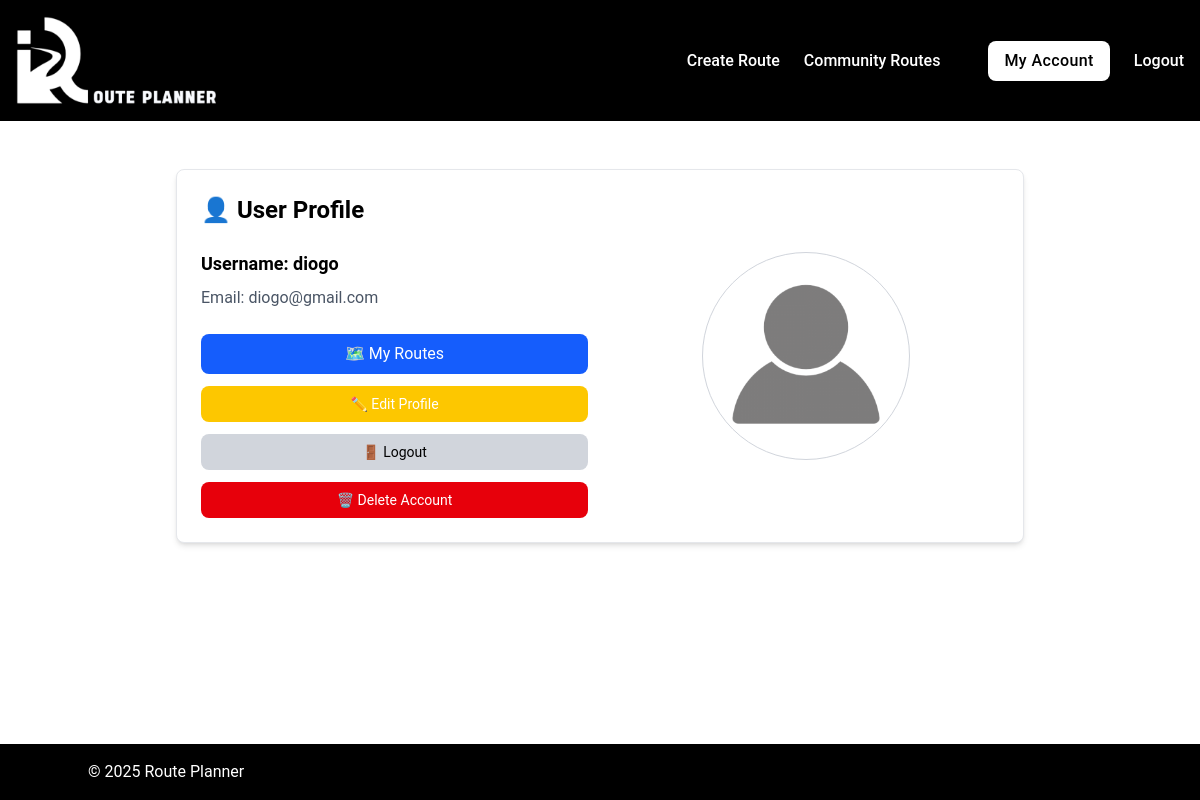
The page /profile (signed in) on the database as committed earlier.
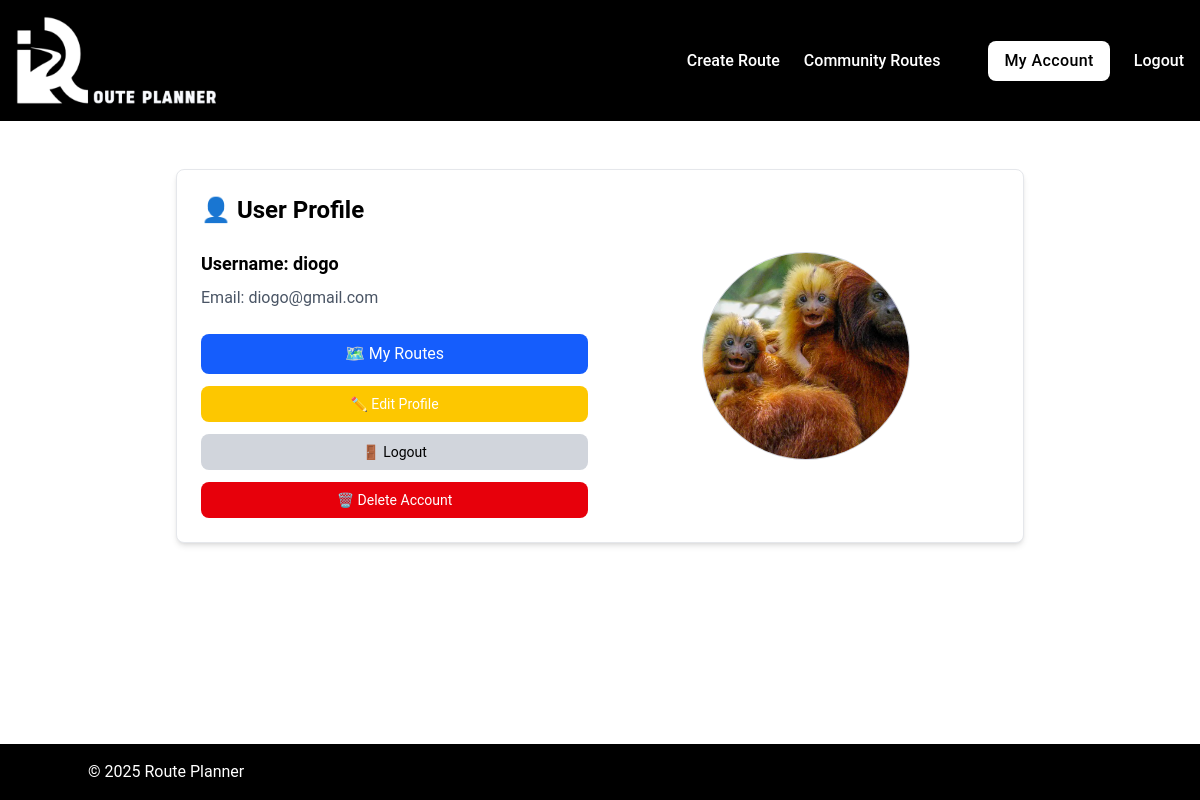
The same page on the database as committed later.
### tables this page shows
CREATE TABLE users (
id INTEGER PRIMARY KEY,
username TEXT NOT NULL UNIQUE,
email TEXT NOT NULL UNIQUE,
password TEXT NOT NULL
, profile_picture TEXT DEFAULT NULL);

### app.py (the view)
@app.route("/profile")
@login_required
def profile():
    user = query_db(
        "SELECT username, email, profile_picture FROM users WHERE id = ?",
        (session["user_id"],)
    )
    if not user:
        flash("User not found.", "error")
        return redirect(url_for("index"))
    return render_template("profile/profile.html", user = user)

### helpers.py (called while the page is built)
def get_db():
    db = getattr(g, "_database", None)
    if db is None:
        db = g._database = sqlite3.connect(DATABASE)
        db.row_factory = sqlite3.Row # Allows accessing columns by name
    return db

def close_connection(exception):
    db = getattr(g, "_database", None)
    if db is not None:
        db.close()

def query_db(query, args = (), commit = False):
    connection = get_db()
    current = connection.cursor()
    current.execute(query, args)
    if commit:
        connection.commit()
    else:
        return current.fetchall()

def login_required(f):
    @wraps(f)
    def decorated_function(*args, **kwargs):
        if "user_id" not in session:
            flash("Please log in to access this page.", "error")
            return redirect("/login")
        return f(*args, **kwargs)
    return decorated_function

### templates/profile/profile.html (shortened to what this page needs)
{% extends "base.html" %}
{% block main %}
  <div class="my-[2%] p-6 max-w-4xl mx-auto">
    <div
      class="
        grid
        grid-cols-1
        md:grid-cols-2
        gap-6
        bg-white
        p-6
        rounded-lg
        shadow-md
        border
        border-gray-200
        "
        >
      <div class="flex flex-col justify-center">
        <h2
          class="
          text-2xl
          text-center
          md:text-left
          font-bold
          mb-6
          text-center
          "
          >
          👤 User Profile
        </h2>
        <p
          class="
            text-lg
            text-center
            md:text-left
            font-semibold
            mb-2
            "
            >
            Username: {{ user[0]["username"] }}
        </p>
        <p
          class="
            text-gray-600
            mb-6
            text-center
            md:text-left
            "
            >
            Email: {{ user[0]["email"] }}
        </p>
        <div class="flex flex-col gap-3">
          <a
            href="{{ url_for('my_routes') }}"
            class="
              bg-blue-600
              hover:bg-blue-700
              text-white
              px-4
              py-2
              rounded-lg
              text-center
              transition
              "
              >
            🗺️ My Routes
          </a>
          <a
            href="{{ url_for('edit_profile') }}"
            class="
              bg-yellow-400
              hover:bg-yellow-500
              text-white
              px-4
              py-2
              rounded-lg
              transition
              text-sm
              text-center
              "
              >
            ✏️ Edit Profile
          </a>
          <a
            href="{{ url_for('logout') }}"
            class="
              bg-gray-300
              hover:bg-gray-400
              text-black
              px-4
              py-2
              rounded-lg
              transition
              text-sm
              text-center
              "
              >
            🚪 Logout
          </a>
          <a
            href="{{ url_for('delete_account') }}"
            class="
              bg-red-600
              hover:bg-red-700
              text-white
              px-4
              py-2
              rounded-lg
              transition
              text-sm
              text-center
              "
              >
            🗑️ Delete Account
          </a>
        </div>
      </div>
      {% if user[0]["profile_picture"] %}
        <div class="flex items-center justify-center">
          <img
            src="{{ url_for('static', filename=user[0]['profile_picture'].split('static/')[1]) }}"
            alt="Profile Picture"
            class="
              w-52
              h-52
              rounded-full
              object-cover
              border
              border-gray-300
              "
              >
        </div>
      {% endif %}
    </div>
  </div>
{% endblock %}

Rows that differ between the two databases and show on the page:
changed users "diogo": profile_picture: picture added in place of a placeholder
